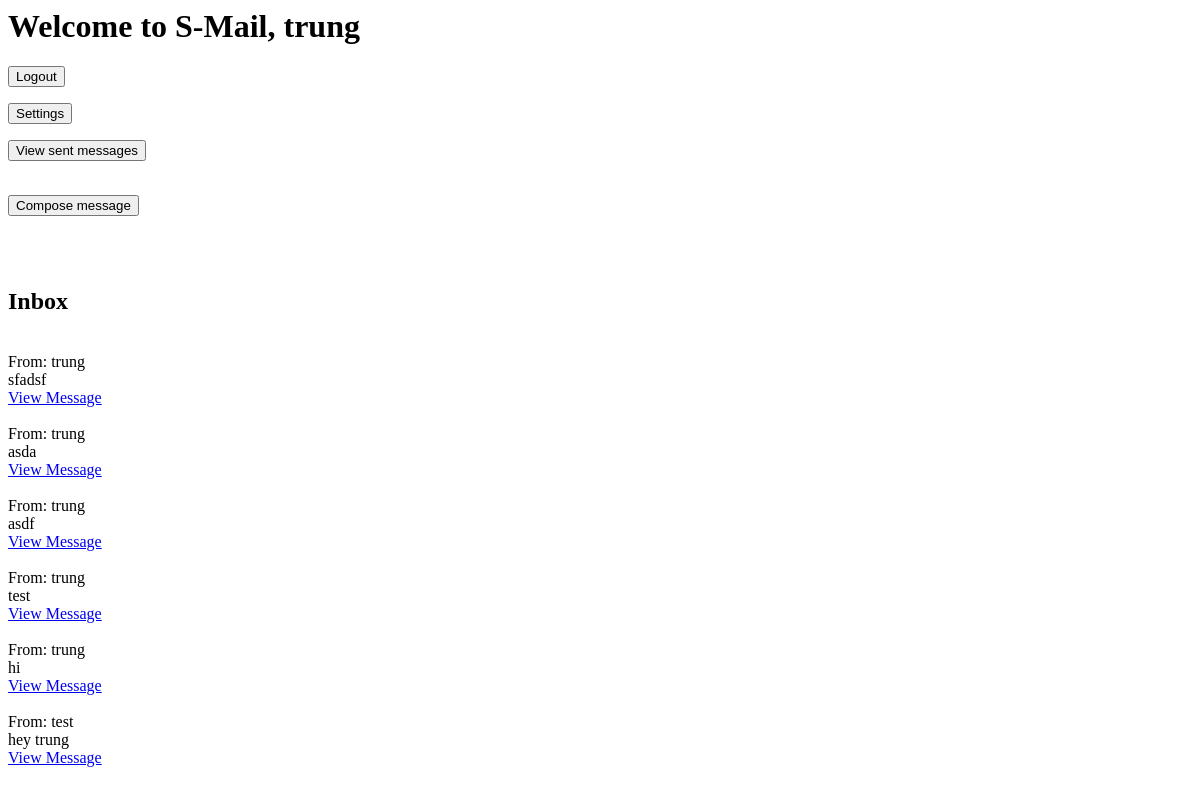
The app's page /mainpage (signed in), older data.
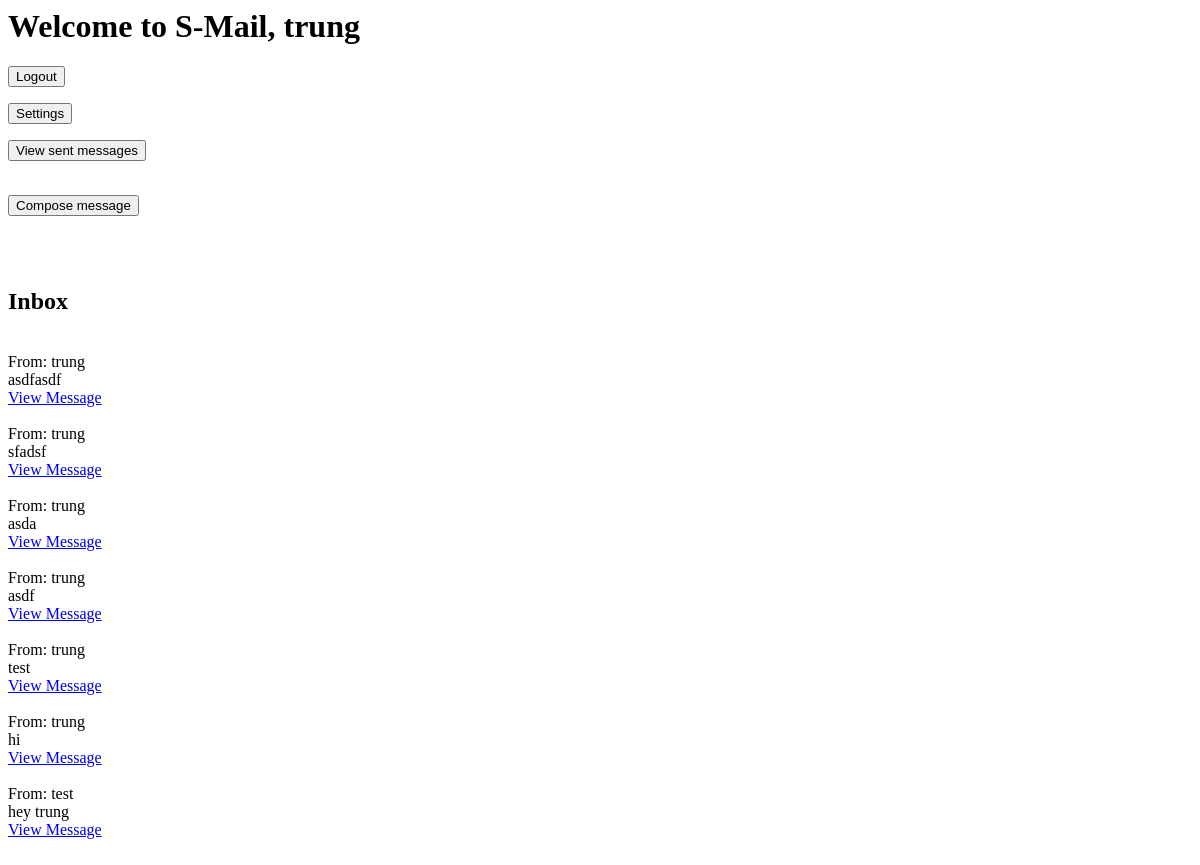
The same page, newer data.
### app/models.py (models this page shows, shortened)
class User(db.Model, UserMixin):
    id = db.Column(db.Integer, primary_key=True)
    username = db.Column(db.String(32), nullable=False)
    password = db.Column(db.String(32), nullable=False)
    email = db.Column(db.String(100), nullable=False)
    def received_messages(self):
        return Message.query.filter_by(recipient=self).order_by(Message.timestamp.desc()).all()

class Message(db.Model):
    id = db.Column(db.Integer, primary_key=True)
    sender_id = db.Column(db.Integer, db.ForeignKey('user.id'), nullable=False)
    recipient_id = db.Column(db.Integer, db.ForeignKey('user.id'), nullable=False)
    subject = db.Column(db.String(100), nullable=False)
    body = db.Column(db.String(500), nullable=False)
    timestamp = db.Column(db.DateTime, default=datetime.now())
    sender = db.relationship('User', foreign_keys=[sender_id])
    recipient = db.relationship('User', foreign_keys=[recipient_id])

### app/routes.py (the view)
@myapp_obj.route("/mainpage", methods=['GET', 'POST'])
@login_required #needs to be logged in to access this page
def mainpage():
    messages = current_user.received_messages() #get sent messages
    return render_template('mainpage.html', messages=messages, name = current_user.username)

### app/models.py (called while the page is built)
@login_manager.user_loader
def load_user(user_id):
    return User.query.get(int(user_id))

### app/templates/mainpage.html (shortened to what this page needs)
<html>
    <head>
    </head>
    <body>
        <h1>Welcome to S-Mail, {{ name }}</h1>
        <form action="{{ url_for('logout') }}" method="post">
            <button type="submit">Logout</button>
        </form>
        <form action="{{ url_for('settings') }}">
            <button type="submit">Settings</button>
        </form>
        <form action="{{ url_for('sent') }}">
            <button type="submit">View sent messages</button>
        </form>
        <br>
        <form action="{{ url_for('compose') }}" method="post">
            <button type="submit">Compose message</button>
        </form>
        <br>
        <br>
        <h2>Inbox</h2>
        <br>
        <tbody>
            {% for message in messages %}
                <tr>
                    <td>From: {{ message.sender.username }}</td>
                    <br>
                    <td>{{ message.subject }}</td>
                    <br>
                    <td><a href="{{ url_for('message', message_id=message.id) }}">View Message</a></td>
                    <br>
                    <br>
                </tr>
            {% endfor %}
        </tbody>

Row changes from the older to the newer data that the page shows:
added Message: sender.username "trung", subject "asdfasdf"
